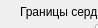
          <widget class="QWidget" name="page_3">
           <property name="geometry">
            <rect>
             <x>0</x>
             <y>0</y>
             <width>98</width>
             <height>28</height>
            </rect>
           </property>
           <attribute name="label">
            <string>Анамнез стр. 3</string>
           </attribute>
           <widget class="QWidget" name="layoutWidget">
            <property name="geometry">
             <rect>
              <x>20</x>
              <y>0</y>
              <width>341</width>
              <height>401</height>
             </rect>
            </property>
            <layout class="QVBoxLayout" name="verticalLayoutAnamnez3">
             <property name="spacing">
              <number>0</number>
             </property>
             <item>
              <layout class="QHBoxLayout" name="horizontalLayout_21">
               <property name="spacing">
                <number>0</number>
               </property>
               <item>
                <widget class="QLabel" name="label_46">
                 <property name="sizePolicy">
                  <sizepolicy hsizetype="Preferred" vsizetype="Fixed">
                   <horstretch>0</horstretch>
                   <verstretch>21</verstretch>
                  </sizepolicy>
                 </property>
                 <property name="text">
                  <string>Границы сердца:</string>
                 </property>
                </widget>
               </item>
               <item>
                <widget class="QLineEdit" name="lineHeartBorders">
                 <property name="sizePolicy">
                  <sizepolicy hsizetype="Expanding" vsizetype="Fixed">
                   <horstretch>0</horstretch>
                   <verstretch>21</verstretch>
                  </sizepolicy>
                 </property>
                </widget>
               </item>
              </layout>
             </item>
             <item>
              <layout class="QHBoxLayout" name="horizontalLayout_22">
               <property name="spacing">
                <number>0</number>
               </property>
               <item>
                <widget class="QLabel" name="label_47">
                 <property name="sizePolicy">
                  <sizepolicy hsizetype="Preferred" vsizetype="Fixed">
                   <horstretch>0</horstretch>
                   <verstretch>21</verstretch>
                  </sizepolicy>
                 </property>
                 <property name="text">
                  <string>Тоны сердца:</string>
                 </property>
                </widget>
               </item>
               <item>
                <widget class="QLineEdit" name="lineSoniCordis">
                 <property name="sizePolicy">
                  <sizepolicy hsizetype="Expanding" vsizetype="Fixed">
                   <horstretch>0</horstretch>
                   <verstretch>21</verstretch>
                  </sizepolicy>
                 </property>
                </widget>
               </item>
              </layout>
             </item>
             <item>
              <layout class="QHBoxLayout" name="horizontalLayout_23">
               <property name="spacing">
                <number>0</number>
               </property>
               <item>
                <widget class="QLabel" name="label_48">
                 <property name="sizePolicy">
                  <sizepolicy hsizetype="Preferred" vsizetype="Fixed">
                   <horstretch>0</horstretch>
                   <verstretch>21</verstretch>
                  </sizepolicy>
                 </property>
                 <property name="mouseTracking">
                  <bool>true</bool>
                 </property>
                 <property name="text">
                  <string>&lt;html&gt;&lt;head/&gt;&lt;body&gt;&lt;p&gt;АД:&lt;/p&gt;&lt;/body&gt;&lt;/html&gt;</string>
                 </property>
                </widget>
               </item>
               <item>
                <widget class="QLineEdit" name="lineArtPre">
                 <property name="sizePolicy">
                  <sizepolicy hsizetype="Expanding" vsizetype="Fixed">
                   <horstretch>0</horstretch>
                   <verstretch>21</verstretch>
                  </sizepolicy>
                 </property>
                </widget>
               </item>
               <item>
                <widget class="QLabel" name="label_49">
                 <property name="sizePolicy">
                  <sizepolicy hsizetype="Preferred" vsizetype="Fixed">
                   <horstretch>0</horstretch>
                   <verstretch>21</verstretch>
                  </sizepolicy>
                 </property>
                 <property name="text">
                  <string>ЧСС:</string>
                 </property>
                </widget>
               </item>
               <item>
                <widget class="QLineEdit" name="linePulse">
                 <property name="sizePolicy">
                  <sizepolicy hsizetype="Expanding" vsizetype="Fixed">
                   <horstretch>0</horstretch>
                   <verstretch>21</verstretch>
                  </sizepolicy>
                 </property>
                 <property name="text">
                  <string/>
                 </property>
                </widget>
               </item>
               <item>
                <widget class="QLabel" name="label_50">
                 <property name="sizePolicy">
                  <sizepolicy hsizetype="Preferred" vsizetype="Fixed">
                   <horstretch>0</horstretch>
                   <verstretch>21</verstretch>
                  </sizepolicy>
                 </property>
                 <property name="mouseTracking">
                  <bool>true</bool>
                 </property>
                 <property name="text">
                  <string>&lt;html&gt;&lt;head/&gt;&lt;body&gt;&lt;p&gt;Пульс&lt;/p&gt;&lt;/body&gt;&lt;/html&gt;</string>
                 </property>
                </widget>
               </item>
               <item>
                <widget class="QLineEdit" name="linePulse2">
                 <property name="sizePolicy">
                  <sizepolicy hsizetype="Expanding" vsizetype="Fixed">
                   <horstretch>0</horstretch>
                   <verstretch>21</verstretch>
                  </sizepolicy>
                 </property>
                </widget>
               </item>
              </layout>
             </item>
             <item>
              <layout class="QHBoxLayout" name="horizontalLayout_24">
               <item>
                <widget class="QLabel" name="label_51">
                 <property name="sizePolicy">
                  <sizepolicy hsizetype="Preferred" vsizetype="Fixed">
                   <horstretch>0</horstretch>
                   <verstretch>21</verstretch>
                  </sizepolicy>
                 </property>
                 <property name="text">
                  <string>Язык:</string>
                 </property>
                </widget>
               </item>
               <item>
                <widget class="QLineEdit" name="lineTongue">
                 <property name="sizePolicy">
                  <sizepolicy hsizetype="Expanding" vsizetype="Fixed">
                   <horstretch>0</horstretch>
                   <verstretch>21</verstretch>
                  </sizepolicy>
                 </property>
                </widget>
               </item>
              </layout>
             </item>
             <item>
              <widget class="QLabel" name="label_52">
               <property name="sizePolicy">
                <sizepolicy hsizetype="Preferred" vsizetype="Fixed">
                 <horstretch>0</horstretch>
                 <verstretch>21</verstretch>
                </sizepolicy>
               </property>
               <property name="text">
                <string>Живот:</string>
               </property>
              </widget>
             </item>
             <item>
              <widget class="QTextEdit" name="textStomach">
               <property name="sizePolicy">
                <sizepolicy hsizetype="Expanding" vsizetype="Fixed">
                 <horstretch>0</horstretch>
                 <verstretch>42</verstretch>
                </sizepolicy>
               </property>
               <property name="minimumSize">
                <size>
                 <width>0</width>
                 <height>42</height>
                </size>
               </property>
               <property name="maximumSize">
                <size>
                 <width>16777215</width>
                 <height>42</height>
                </size>
               </property>
              </widget>
             </item>
             <item>
              <widget class="QLabel" name="label_63">
               <property name="sizePolicy">
                <sizepolicy hsizetype="Preferred" vsizetype="Fixed">
                 <horstretch>0</horstretch>
                 <verstretch>21</verstretch>
                </sizepolicy>
               </property>
               <property name="text">
                <string>Печень:</string>
               </property>
              </widget>
             </item>
             <item>
              <widget class="QTextEdit" name="textLiver">
               <property name="sizePolicy">
                <sizepolicy hsizetype="Expanding" vsizetype="Fixed">
                 <horstretch>0</horstretch>
                 <verstretch>42</verstretch>
                </sizepolicy>
               </property>
               <property name="minimumSize">
                <size>
                 <width>0</width>
                 <height>42</height>
                </size>
               </property>
               <property name="maximumSize">
                <size>
                 <width>16777215</width>
                 <height>42</height>
                </size>
               </property>
              </widget>
             </item>
             <item>
              <widget class="QLabel" name="label_53">
               <property name="sizePolicy">
                <sizepolicy hsizetype="Preferred" vsizetype="Fixed">
                 <horstretch>0</horstretch>
                 <verstretch>21</verstretch>
                </sizepolicy>
               </property>
               <property name="text">
                <string>С-м Пастернацкого:</string>
               </property>
              </widget>
             </item>
             <item>
              <widget class="QTextEdit" name="textPasternatsky">
               <property name="sizePolicy">
                <sizepolicy hsizetype="Expanding" vsizetype="Fixed">
                 <horstretch>0</horstretch>
                 <verstretch>42</verstretch>
                </sizepolicy>
               </property>
               <property name="minimumSize">
                <size>
                 <width>0</width>
                 <height>42</height>
                </size>
               </property>
               <property name="maximumSize">
                <size>
                 <width>16777215</width>
                 <height>42</height>
                </size>
               </property>
              </widget>
             </item>
             <item>
              <layout class="QHBoxLayout" name="horizontalLayout_25">
               <item>
                <widget class="QLabel" name="label_54">
                 <property name="sizePolicy">
                  <sizepolicy hsizetype="Preferred" vsizetype="Fixed">
                   <horstretch>0</horstretch>
                   <verstretch>21</verstretch>
                  </sizepolicy>
                 </property>
                 <property name="text">
                  <string>Стул:</string>
                 </property>
                </widget>
               </item>
               <item>
                <widget class="QLineEdit" name="lineFeces">
                 <property name="sizePolicy">
                  <sizepolicy hsizetype="Expanding" vsizetype="Fixed">
                   <horstretch>0</horstretch>
                   <verstretch>21</verstretch>
                  </sizepolicy>
                 </property>
                </widget>
               </item>
              </layout>
             </item>
             <item>
              <widget class="QLabel" name="label_55">
               <property name="sizePolicy">
                <sizepolicy hsizetype="Preferred" vsizetype="Fixed">
                 <horstretch>0</horstretch>
                 <verstretch>21</verstretch>
                </sizepolicy>
               </property>
               <property name="text">
                <string>Мочеиспускание:</string>
               </property>
              </widget>
             </item>
             <item>
              <widget class="QTextEdit" name="textUrination">
               <property name="sizePolicy">
                <sizepolicy hsizetype="Expanding" vsizetype="Fixed">
                 <horstretch>0</horstretch>
                 <verstretch>84</verstretch>
                </sizepolicy>
               </property>
               <property name="minimumSize">
                <size>
                 <width>0</width>
                 <height>84</height>
                </size>
               </property>
               <property name="maximumSize">
                <size>
                 <width>16777215</width>
                 <height>84</height>
                </size>
               </property>
              </widget>
             </item>
            </layout>
           </widget>
          </widget>
